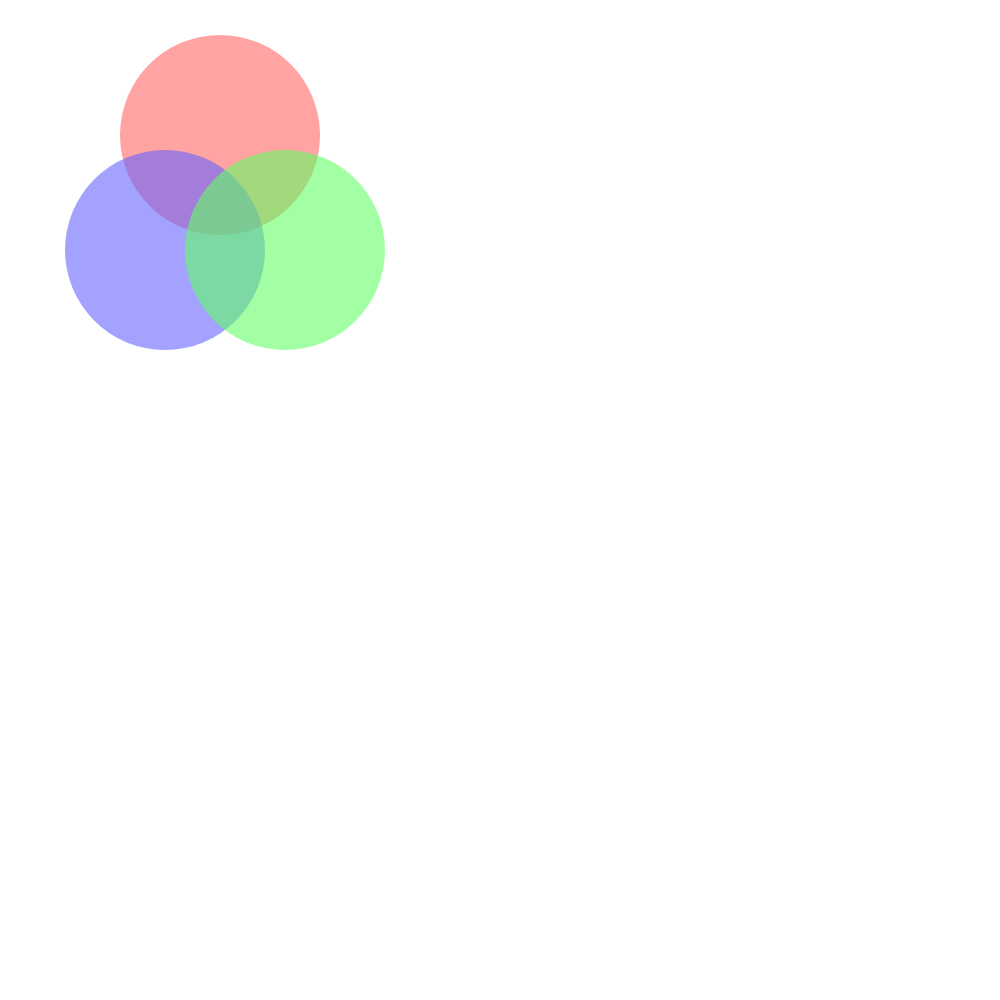
Frame 1 (no input)
Frame 60 (no input): identical to frame 1, image omitted
Frame 120 (the mouse pressed at the canvas centre since frame 60): identical to frame 1, image omitted

The p5.js sketch that drew this single still picture (run headless with seeded random() and noise() and a simulated clock; from frame 60 on, the mouse is pressed at the canvas centre):

// p5.js sketch
// ── sketch.js
/*
Christian-Thomas Dougas De Guzman Johnson
CSC 2463
Drawing With P5
*/

//Example 2
function setup() 
{
  createCanvas(1000, 1000);
}
  
function draw() 
{
  background(255);
  noStroke();
  //Red Circle
  fill(360, 100, 100, 150);
  ellipse(220, 135, 200, 200);
  //Blue Circle
  fill(100, 100, 360, 150);
  ellipse(165, 250, 200, 200);
  //Green Circle
  fill(100, 360, 100, 150);
  ellipse(285, 250, 200, 200);
}
